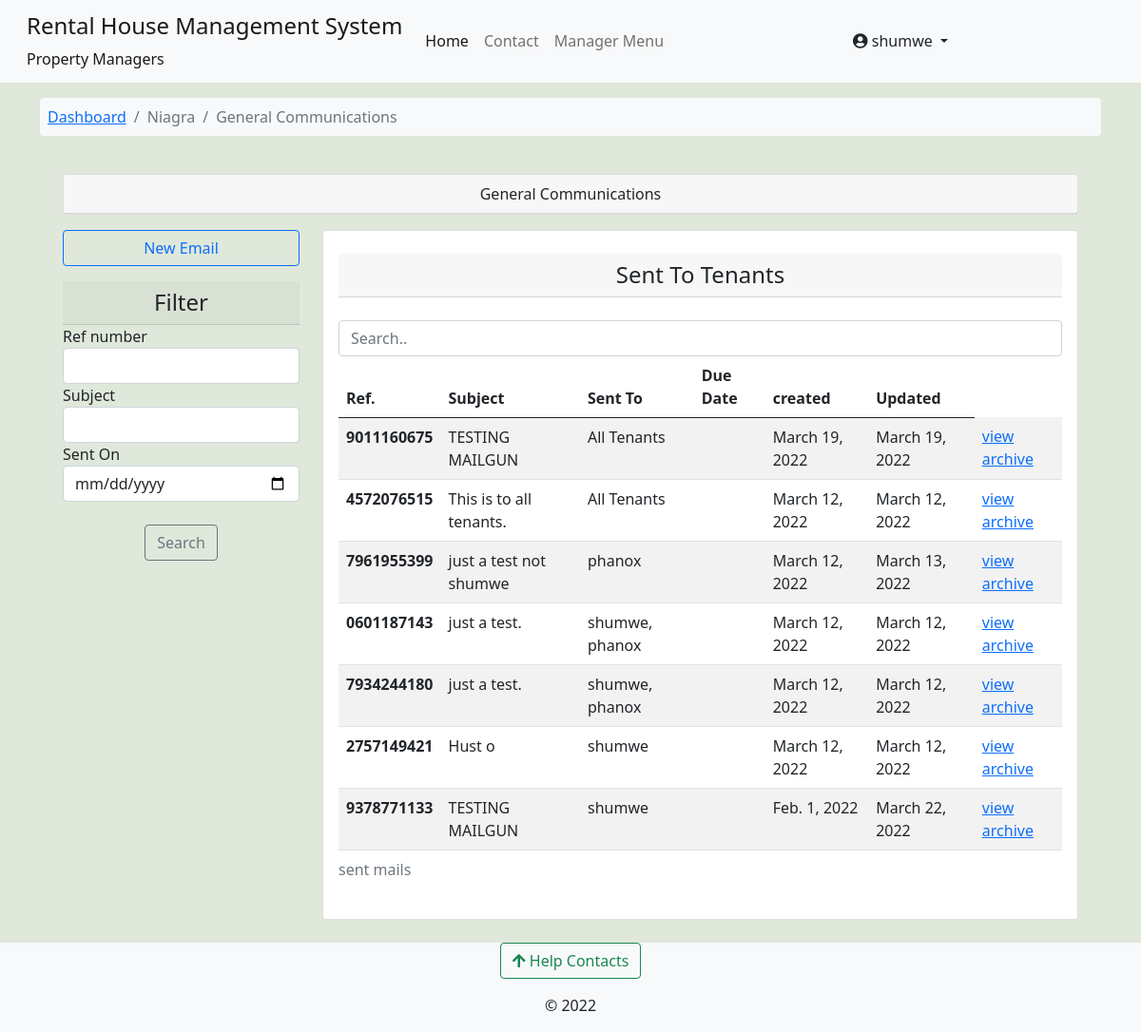
Page /core/general_communications/niagra-bumnsd-sd-djks/ (signed in) on the committed database.
### accounts/models.py (models this page shows, shortened)
class User(AbstractUser):
    avatar = models.ImageField(upload_to=get_avatar_path, default='no-avatar.png')
    is_verified = models.BooleanField(default=False)
    is_tenant = models.BooleanField(default=False)
    is_manager = models.BooleanField(default=False)

class Tenants(models.Model):
    associated_account = models.OneToOneField(User, on_delete=models.CASCADE, verbose_name='tenant')
    full_name = models.CharField(max_length=100)
    id_number = models.CharField(max_length=10)
    id_front = models.ImageField(upload_to=get_user_docs_path, blank=True)
    id_back = models.ImageField(upload_to=get_user_docs_path, blank=True)
    active_phone_number = PhoneNumberField()
    policy_agreement = models.BooleanField(default=False)
    rented_unit = models.ForeignKey(RentalUnit, on_delete=models.CASCADE, related_name="tenants", null=True, blank=True)
    moved_in = models.BooleanField(default=False)
    move_in_date = models.DateTimeField(null=True, blank=True)
    created = models.DateTimeField(default=datetime.now)
    updated = models.DateTimeField(auto_now=True)
    class Meta:
        verbose_name_plural = 'Tenants'

### rental_property/models.py (models this page shows, shortened)
class Building(models.Model):
    STATUS_CHOICES = [
        ('op', 'Vacancies Available'),
        ('um', 'Under Maintanance'),
        ('fo', 'Fully Occupied'),
        ('dc', 'Decomisioned'),
    ]
    estate = models.ForeignKey(Estate, on_delete=models.CASCADE, null=True, blank=True)
    name = models.CharField(max_length=100)
    slug = models.SlugField(max_length=100, unique=True)
    registered_owner = models.CharField(max_length=50)
    manager = models.ForeignKey(Managers, on_delete=models.CASCADE, related_name='building_manager')
    added_by = models.ForeignKey(User, on_delete=models.DO_NOTHING)
    address_line = models.CharField(max_length=50)
    cover_image = models.ImageField(upload_to='building-cover', null=True, blank=True)
    county = models.ForeignKey(Counties, on_delete=models.CASCADE)
    country = models.CharField(max_length=50, default='Kenya')
    building_status = models.CharField(max_length=5, choices=STATUS_CHOICES)
    added = models.DateTimeField(default=datetime.now)
    updated = models.DateTimeField(auto_now=True)

### core/models.py (models this page shows, shortened)
class ManagerTenantCommunication(models.Model):
    ref_number = models.CharField(max_length=12, unique=True, null=True, blank=True)
    sent_to = models.ManyToManyField(Tenants,blank=True)
    send_to_all = models.BooleanField(default=False)
    sent_by = models.ForeignKey(Managers, on_delete=models.CASCADE)
    building = models.ForeignKey(Building, on_delete=models.CASCADE)
    subject = models.CharField(max_length=100)
    body = models.TextField()
    created = models.DateTimeField(default=datetime.datetime.now)
    updated = models.DateTimeField(auto_now=True)
    retract = models.BooleanField(default=False)
    def receiver_names(self):
        return ', '.join([str(t.associated_account.username) for t in self.sent_to.all()])
    class Meta:
        verbose_name_plural = 'Archives | Manager E-Mails'

### core/views.py (the view)
# urls.py: path('general_communications/<slug:building_slug>/', views.general_communications, name='general_communications'),
@login_required
def general_communications(request,building_slug):
    building = Building.objects.get(slug=building_slug)
    communications = ManagerTenantCommunication.objects.filter(building=building).order_by('-created')
    comm_filter = CommsFilter(request.GET, queryset=communications)
    context = {
        'comms': comm_filter,'building': building,
    }
    return render(request, 'core/general_comms.html', context)

### complaints/context_processors.py (called while the page is built)
def get_contacts(request):
    user = request.user
    if user.is_authenticated:
        if user.is_tenant:
            tenant = Tenants.objects.get(associated_account=user)
            building = Building.objects.get(id=tenant.rented_unit.building_id)
            contacts = HelpContacts.objects.filter(associated_building=building)
            return dict(contacts=contacts)
        elif user.is_manager:
            contacts = HelpContacts.objects.all()
            return dict(contacts=contacts)
        else:
            contacts = HelpContacts.objects.filter(make_publicly_available=True)
            return dict(contacts=contacts)
    else:
        contacts = HelpContacts.objects.filter(make_publicly_available=True)
        return dict(contacts=contacts)

### rental_property/context_processors.py (called while the page is built)
def my_managed_buildings(request):
    user_instance = request.user
    if user_instance.is_authenticated:
        manager_instance = Managers.objects.filter(associated_account=user_instance)[:1]
        managed_buildings = Building.objects.filter(manager=manager_instance)
        return dict(managed_buildings=managed_buildings)
    else:
        return {'False': False,}

### core/templates/core/general_comms.html (shortened to what this page needs)
{% extends 'base.html' %}
{% load crispy_forms_tags %}
{% load humanize %}
{% block content %}
<nav class="container mt-3">
  <ol class="breadcrumb bg-light p-2 rounded-2">
      <li class="breadcrumb-item "><a href="{% url 'building-dashboard' building.slug %}">Dashboard</a></li>
      <li class="breadcrumb-item active"> {{building.name}} </li>
      <li class="breadcrumb-item active"> General Communications </li>
  </ol>
</nav>
<div class="container">
<section class="row justify-content-center p-4">
    <div class="container">
      <div class="container card p-0 mb-3">
        <div class="card-header text-center w-100">
          General Communications
        </div>
      </div>
      <div class="row">
        <div class="col-sm-3">
            <div class="mb-3 list-group">
                <a href="{% url 'core:new_email' building.slug %}" type="button" class="btn btn-outline-primary"> New Email </a>
            </div>
            <h4 class="card-header text-center"> Filter </h4>
          <form method='get'>
              {{comms.form|crispy }}
              <br>
                  <div class="form-group text-center">
                      <button class="btn btn-outline-secondary" type="submit">Search</button>
                  </div>
          </form>
        </div>
        <div class="col-sm-9">
          <div class="row">
            <div class="col-sm-12">
              <div class="card card-body">
                <h4 class="text-center card-header mt-2"> Sent To Tenants </h4>
                <input class="form-control" id="myInput" type="text" placeholder="Search..">
                <div class="table-responsive">
                <table class="table table-striped table-hover">
                  <caption> sent mails </caption>
                    <thead>
                      <tr>
                        <th scope="col">Ref.</th>
                        <th scope="col">Subject</th>
                        <th scope="col">Sent To</th>
                        <th scope="col"> Due Date </th>
                        <th scope="col"> created </th>
                        <th scope="col">Updated</th>
                      </tr>
                    </thead>
                    <tbody id='ourTable'>
                        {% for c in comms.qs %}
                      <tr>
                        <th scope="row"> {{c.ref_number}} </th>
                        <td>{{ c.subject }}</td>
                        {% if c.send_to_all %}
                        <td>All Tenants</td>
                        {% else %}
                        <td>
                          {{c.receiver_names|slice:":25"}}
                        </td>
                        {% endif %}
                        <td> {{c.due_date|naturalday}} </td>
                        <td>{{ c.created|naturalday }}</td>
                        <td>{{ c.updated|naturalday }}</td>
                        <td><a href="{% url 'core:email_archive_view' building.slug c.ref_number %}">view archive</a> </td>
                      </tr>
                      {% endfor %}
                    </tbody>
                </table>
                </div>
              </div>
            </div>
          </div>
        </div>
      </div>
    </div>
  </div>
{% endblock %}

### templates/base.html (shortened to what this page needs)
{% load static %}
{% load i18n %}
<!doctype html>
<html lang="en">
  <head>
    <link href="https://cdn.jsdelivr.net/npm/bootstrap@5.0.2/dist/css/bootstrap.min.css" rel="stylesheet">
    <link type="text/css" href="{% static 'css/main.css' %}" rel="stylesheet">
    <link rel="stylesheet" href="https://cdnjs.cloudflare.com/ajax/libs/font-awesome/4.7.0/css/font-awesome.min.css">
    <link rel="stylesheet" href="https://pro.fontawesome.com/releases/v5.11.2/css/all.css">
  </head>
  <body class="d-flex flex-column min-vh-100" style="background-color: #dfe8da;">
    <nav class="navbar navbar-expand-lg navbar-light bg-light" aria-label="main-nav">
        <div class="container-fluid">
          <a class="navbar-brand align" href="#">
                <div class="d-flex">
                    <div class="ms-3 d-flex flex-column">
                        <div class="h4">Rental House Management System </div>
                        <div class="fs-6">Property Managers</div>
                    </div>
                </div>
            </a>
            <div class="collapse navbar-collapse" id="mynav">
                <ul class="navbar-nav mb-lg-0">
                    <li class="nav-item"> <a class="nav-link active" aria-current="page" href="{% url 'operational-buildings' %}">Home</a> </li>
                    <li class="nav-item"> <a class="nav-link" aria-current="page" href="{% url 'core:contact' %}">Contact</a> </li>
                    {% if user.is_manager %}
                    <li class="nav-item"> <a class="nav-link" data-bs-toggle="offcanvas" href="#hrmsCanvas" role="button" aria-controls="hrmsCanvas">Manager Menu</a> </li>
                    {% endif %}
                </ul>
                </div>
                {% if request.user.is_authenticated %}
                <div class="collapse navbar-collapse" id="mynav">
                  <div class="dropdown">
                    <a href="#" class="btn dropdown-toggle" type="button" id="dropdownMenuButton" data-bs-toggle="dropdown" aria-haspopup="true" aria-expanded="false">
                      <em class="fas fa-user-circle"></em> {{ request.user.username }}
                    </a>
                  </div>
                </div>
                {% endif %}
            </div>
    </nav>
    {% block content %}	{% endblock content%}
    <footer class="mt-auto bg-light">
      <div class="mb-3 text-center">
      <button class="btn btn-outline-success" type="button" data-bs-toggle="offcanvas" data-bs-target="#contactsOffcanvas" aria-controls="contactsOffcanvas"><em class="fas fa-arrow-upfas fa-arrow-up"></em> Help Contacts</button>
      </div>
      <div>
        <p class="text-center ">&copy; 2022</p>
  </footer>
  </body>
</html>

### staticfiles/css/main.css (style rules this page uses)
:root { --header-height: 3rem; --nav-width: 68px; --first-color-light: #AFA5D9; --white-color: #F7F6FB; --body-font: 'Nunito', sans-serif; --normal-font-size: 1rem; --z-fixed: 100 }

### rows in the picture
User: user.username "shumwe"
Building: name "Niagra"
ManagerTenantCommunication: ref_number "9011160675", subject "TESTING MAILGUN", send_to_all "All Tenants", created "March 19, 2022", updated "March 19, 2022"
ManagerTenantCommunication: ref_number "4572076515", subject "This is to all tenants.", send_to_all "All Tenants", created "March 12, 2022", updated "March 12, 2022"
ManagerTenantCommunication: ref_number "7961955399", subject "just a test not shumwe", receiver_names "phanox", created "March 12, 2022", updated "March 13, 2022"
ManagerTenantCommunication: ref_number "0601187143", subject "just a test.", receiver_names "shumwe, phanox", created "March 12, 2022", updated "March 12, 2022"
ManagerTenantCommunication: ref_number "7934244180", subject "just a test.", receiver_names "shumwe, phanox", created "March 12, 2022", updated "March 12, 2022"
ManagerTenantCommunication: ref_number "2757149421", subject "Hust o", receiver_names "shumwe", created "March 12, 2022", updated "March 12, 2022"
ManagerTenantCommunication: ref_number "9378771133", subject "TESTING MAILGUN", receiver_names "shumwe", created "Feb. 1, 2022", updated "March 22, 2022"
